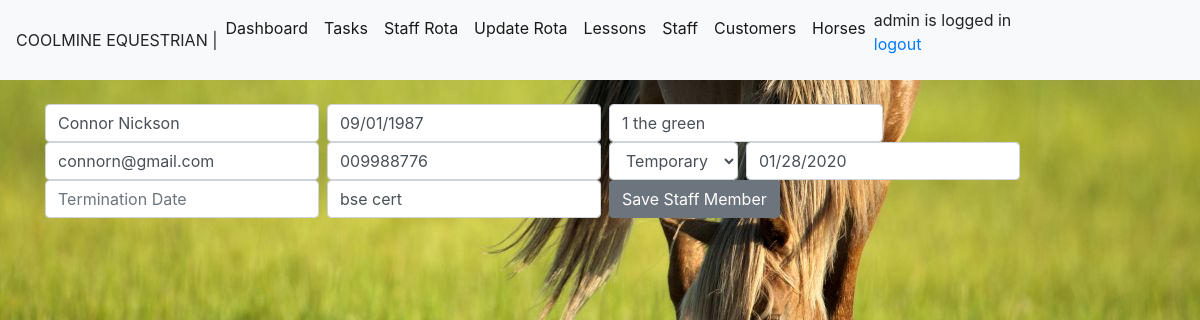
The app's page /editstaff/31 (signed in), older data.
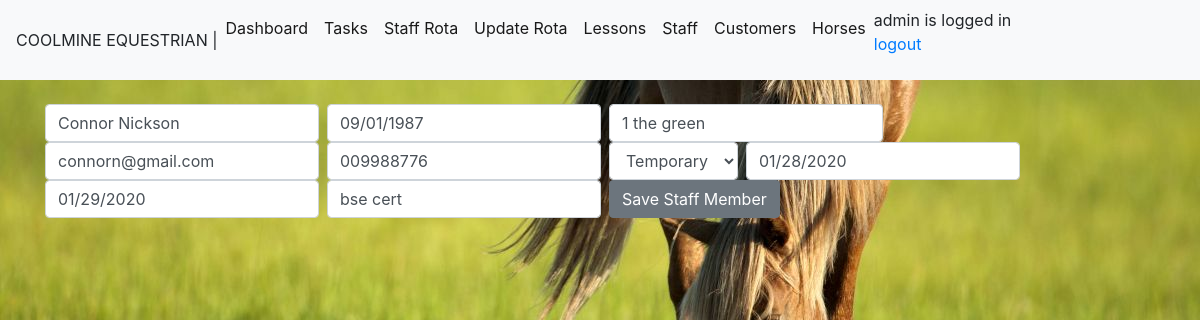
The same page, newer data.
### module_task/models.py (models this page shows, shortened)
class StaffList(models.Model):
    staffname= models.CharField(max_length=50)
    staffdob=models.DateField(blank=True, null=True)
    staffaddress= models.CharField(max_length=200,blank=True, null=True)
    staffemail= models.EmailField(blank=True, null=True)
    staffphone=models.CharField(max_length=30,blank=True, null=True)
    staffcontract = models.CharField(null=True,max_length=20)
    startdate=models.DateField(blank=True, null=True)
    termindate =models.DateField(blank=True, null=True)
    staffqual =models.CharField(max_length=250, blank=True,null=True)

### module_task/views.py (the view)
# urls.py: path('editstaff/<staff_id>', views.editstaff, name='editstaff'),
@login_required
@user_passes_test(lambda u: u.groups.filter(name='staffgroup').count() == 0, login_url='/accounts/login/')
def editstaff(request, staff_id):
    if request.method == 'POST':
        staff = StaffList.objects.get(pk=staff_id)
        form = StaffListForm(request.POST or None, instance=staff)
        form.save()
        messages.success(request, ('Staff member has been modified!'))
        return redirect('staff')
    else:
        staff = StaffList.objects.get(pk=staff_id)
        return render(request,'editstaff.html',{'staff': staff})

### module_task/templates/editstaff.html (shortened to what this page needs)
{%extends 'base.html'%}
{% block content %}
    {% if staff %}
<form class="form-inline my-2 my-lg-0" method="POST">{% csrf_token %}
  <input class="form-control mr-sm-2" type="add" placeholder="Staff Name" value="{{staff.staffname}}"aria-label="Add" name="staffname">
  <input class="form-control mr-sm-2" type="text" placeholder="Date of Birth" value="{{staff.staffdob|date:"SHORT_DATE_FORMAT"}}" aria-label="Add" name="staffdob">
  <input class="form-control mr-sm-2" type="add" placeholder="Address" value="{{staff.staffaddress}}" aria-label="Add" name="staffaddress">
  <input class="form-control mr-sm-2" type="add" placeholder="Email" value="{{staff.staffemail}}"aria-label="Add" name="staffemail">
  <input class="form-control mr-sm-2" type="add" placeholder="Phone" value="{{staff.staffphone}}" aria-label="Add" name="staffphone">
  <select class="form-control mr-sm-2"  placeholder="Contract Type"  name="staffcontract"> <option value="Temporary">Temporary</option>
  <option value="Permanent">Permanent</option> </select>
  <input class="form-control mr-sm-2" type="text" placeholder="Start Date" value="{{staff.startdate|date:"SHORT_DATE_FORMAT"}}" aria-label="Add" name="startdate">
  <input class="form-control mr-sm-2" type="text" placeholder="Termination Date" value="{{staff.termindate|date:"SHORT_DATE_FORMAT"}}" aria-label="Add" name="termindate">
  <input class="form-control mr-sm-2" type="add" placeholder="Qualifications" value="{{staff.staffqual}}" aria-label="Add" name="staffqual">
  <button class="btn btn-secondary my-2 my-sm-0" type="submit">Save Staff Member</button>
</form>
    {% endif %}
{% endblock %}

Row changes from the older to the newer data that the page shows:
changed StaffList "Connor Nickson": termindate (not shown) → "01/29/2020"
